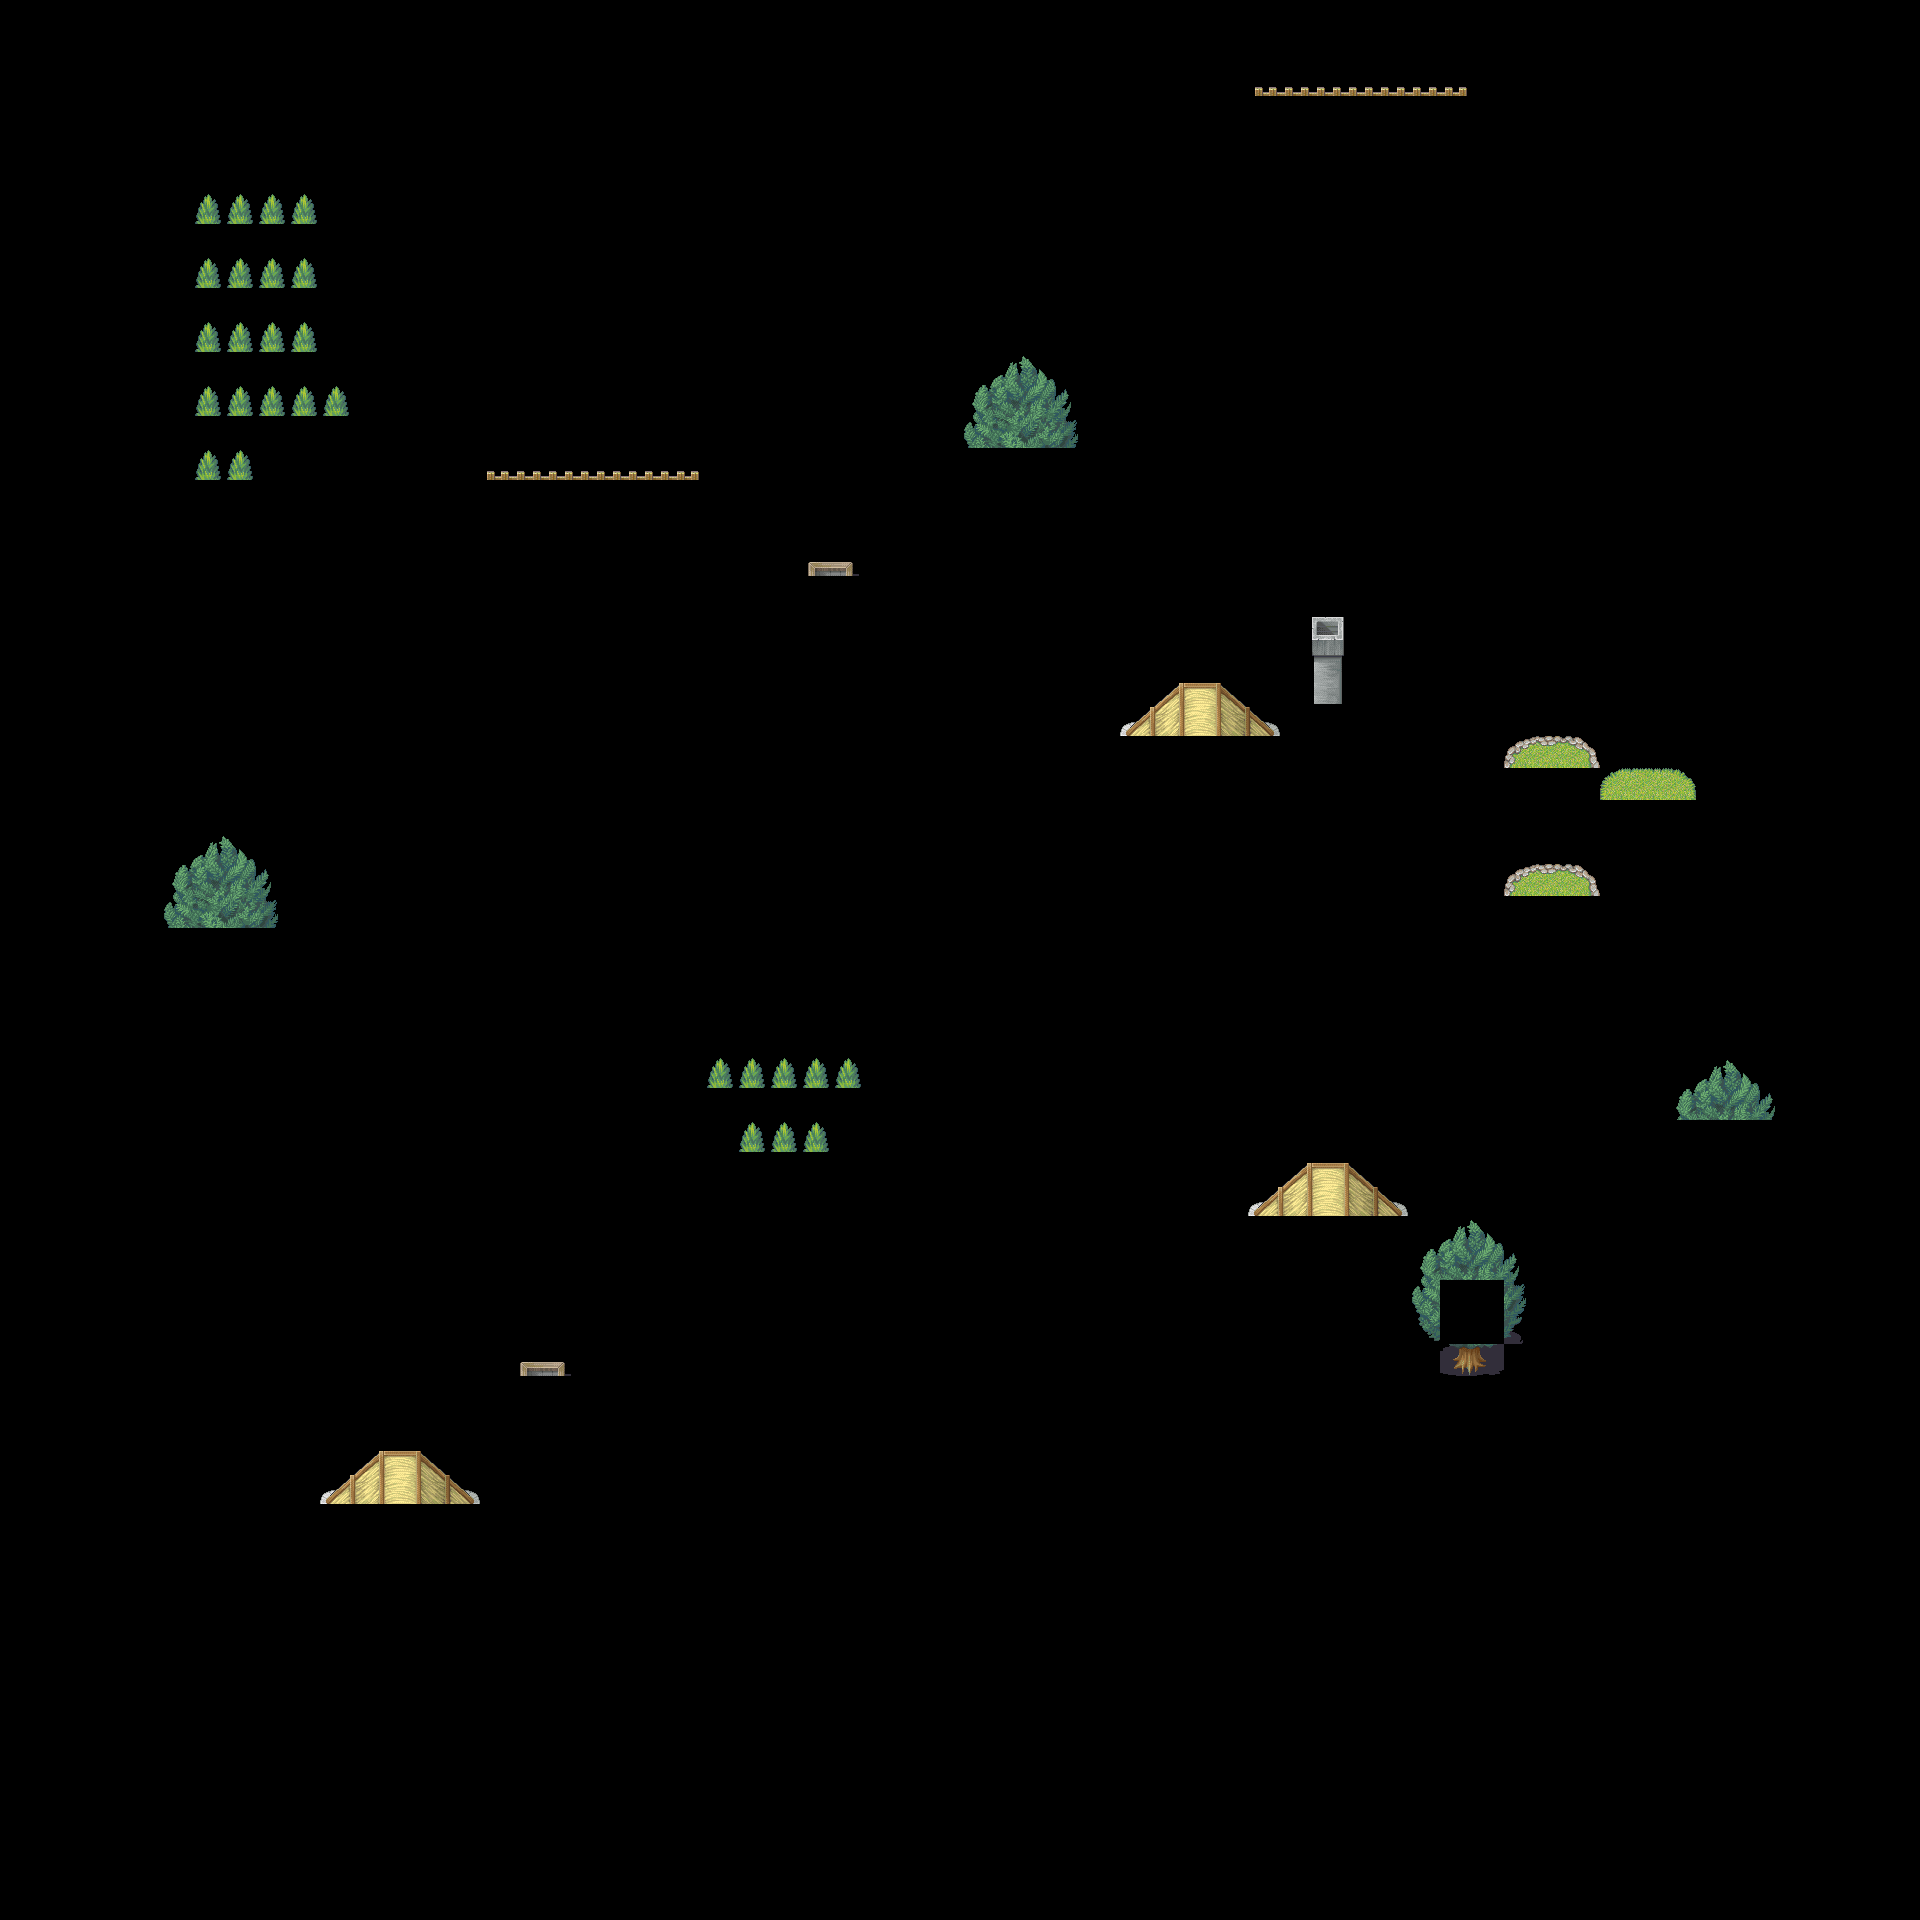

Below is a game level as drawn by its tile map, then a one-line description and the .tmx that defines it (tile-layer data replaced by summaries):
An orthogonal 60x60 tile map with 32x32 px tiles, 1 tile layer (cover).

<map version="1.0" orientation="orthogonal" width="60" height="60" tilewidth="32" tileheight="32">
 <tileset firstgid="1" name="village" tilewidth="32" tileheight="32">
  <image source="123.png" width="256" height="1024" />
 </tileset>
 <layer name="cover" width="60" height="60">
  <data>[3600 cells, 119 non-empty, 37 distinct tile ids]</data>
 </layer>
</map>
